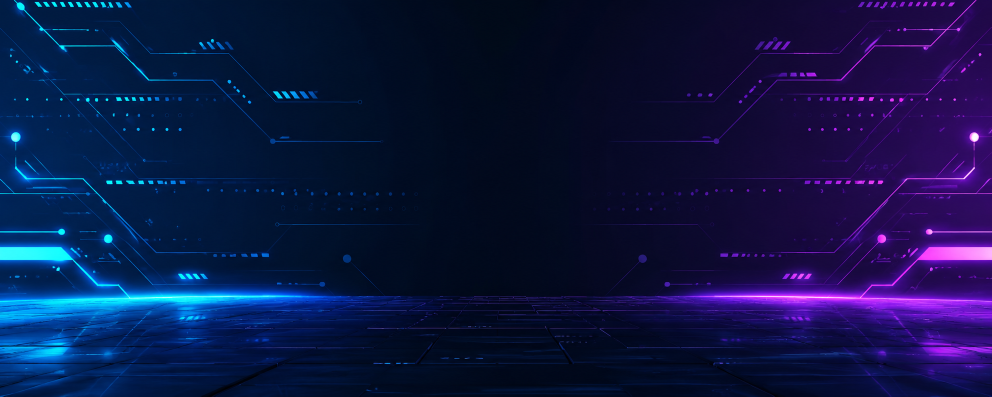
#> input picture file_00000000d6f071faa422fa20b5308adc.png, 1983 x 793 px (shown at 1/2 size)
$ python -i welcome.py   (imports and definitions only)
#> lines starting #> are read from the running program, lines starting #| are printed output that depends on the picture; after the words box and inside, x2 and y2 are one past the last pixel; in counts of white or black regions, pixels touching at a corner belong together
from __future__ import annotations

import asyncio
import io
import json
import math
import random
import re
import threading
import time
import unicodedata
from functools import lru_cache

import discord
from discord.ext import commands
from PIL import Image, ImageChops, ImageDraw, ImageFilter, ImageFont

try:
    import numpy as np
except ImportError:  # pragma: no cover
    np = None


# ============================================================
# CONFIG KARTU
# ============================================================

FONT_SANS = "fonts/Inter.ttf"                      # Inter (variable font, OFL)
FONT_SERIF = "fonts/InstrumentSerif-Italic.ttf"    # Instrument Serif Italic (OFL)
LOGO_PATHS = ("assets/nanz_logo.png", "nanz_logo.png", "fonts/nanz_logo.png")
_FALLBACKS = ("DejaVuSans-Bold.ttf", "/usr/share/fonts/truetype/dejavu/DejaVuSans-Bold.ttf", "arial.ttf")
FONT_BOLD = _FALLBACKS[0]   # dipakai _gsans bila Inter tidak ditemukan

W, H = 800, 340
_SS = 2                      # supersampling (render 2x lalu diperkecil)
_RENDER_LOCK = threading.Lock()
_STATIC_CACHE: dict = {}     # layer statis (tidak bergantung pada user)
_FRAME_CACHE: dict = {}
_NOISE_CACHE: dict = {}

# Palet biru/ungu diambil dari logo nanZ.
_GP = {
    "prime": dict(
        base=(250, 251, 255),
        corner=[(0.0, 1.12, 150, (40, 135, 245)), (1.03, -0.08, 170, (165, 80, 235)),
                (0.50, 1.25, 140, (70, 205, 255))],
        ink=(8, 12, 52), ink2=(112, 56, 214), mute=(86, 88, 134),
        acc=(158, 72, 226), acc2=(36, 140, 242), glow=(130, 110, 250),
        sph=((34, 104, 226), (150, 214, 255)), bsph=((88, 40, 200), (214, 128, 250)),
        vig=(60, 56, 170), tile=((34, 24, 112), (2, 4, 36)), rule=(36, 140, 242),
        book=((36, 140, 242), (158, 72, 226)), cap=((88, 44, 206), (36, 140, 242)),
        pen=((70, 34, 190), (40, 142, 246)), nib=(228, 234, 250),
        stops=[(255, 255, 255), (70, 196, 255), (238, 242, 255), (196, 112, 245),
               (255, 255, 255), (60, 150, 245)],
        dk0=(8, 6, 34), dk1=(36, 20, 100), dglow=(124, 104, 255), dsh=(30, 20, 110),
        dtxt=(232, 228, 255), dgrid=(190, 180, 255), dgk=1.0,
    ),
}
P = _GP["prime"]


# ============================================================
# CARD RENDERER — helper generik (gaya sama dengan kartu booster)
# ============================================================

def _sc(v):
    return int(round(v * _SS))


def _gl(w, h):
    return Image.new("RGBA", (w, h), (0, 0, 0, 0))


def _lerp3(a, b, t):
    return tuple(int(a[i] + (b[i] - a[i]) * t) for i in range(len(a)))


# [96 lines left out: functions _gsans, _gserif, _glogo_raw, _glogo, _gglyph, _gclean and 2 more, not called in this run]


def _grrmask(w, h, box, r):
    m = Image.new("L", (w, h), 0)
    ImageDraw.Draw(m).rounded_rectangle([_sc(v) for v in box], radius=_sc(r), fill=255)
    return m


def _ghgrad(w, h, c0, c1):
    g = Image.linear_gradient("L").resize((h, w)).rotate(90, expand=True).transpose(Image.FLIP_LEFT_RIGHT)
    return Image.composite(Image.new("RGBA", (w, h), (*c1, 255)), Image.new("RGBA", (w, h), (*c0, 255)), g)


# [110 lines left out: functions _gavatar, _gbackground, _gvignette, _ghexagon, _glight_sweep, _gsphere and 2 more, not called in this run]


def _grot(cx, cy, rot):
    c, s = math.cos(math.radians(-rot)), math.sin(math.radians(-rot))
    return lambda p: (cx + p[0] * c - p[1] * s, cy + p[0] * s + p[1] * c)


# [292 lines left out: functions _gicon_book, _gicon_cap, _gconic_ring, _gfoil_pill, _gribbon, _gglass_ruler and 5 more, not called in this run]


# ============================================================
# CARD RENDERER — layout greeting (gaya ID card murid)
# ============================================================

TX0 = 52
CARD = (507, 18, 727, 322)           # kartu ID utama
CARD_R = 30
AV_CX, AV_CY, AV = 618, 138, 152     # avatar di kartu ID

FAMILY_TEXT = "Di sini semua member dianggap keluarga, yuk ngobrol & ikut event bareng!"
STEPS = [
    ("Verifikasi", "Selesai, kamu resmi jadi Murid nanZ."),
    ("Baca Rules", "Pahami aturan server di channel rules."),
    ("Pilih Role", "Ambil role sesuai minatmu di channel roles."),
]


# [45 lines left out: functions _tracked, _soft_glow, _background, _frame_layer, not called in this run]


def _lanyard_and_card(img):
    w, h = img.size
    x0, y0, x1, y1 = CARD
    m = _grrmask(w, h, CARD, CARD_R)

    # strap di belakang kartu
    sx0, sx1 = 602, 626
    st = _gl(w, h)
    sd = ImageDraw.Draw(st)
    for yy in range(_sc(-4), _sc(34)):
        t = (yy - _sc(-4)) / _sc(38)
        sd.line([(_sc(sx0), yy), (_sc(sx1), yy)], fill=(*_lerp3((70, 160, 252), (112, 120, 246), t), 255))
    sd.rectangle([_sc(sx0), _sc(-4), _sc(sx0 + 6), _sc(34)], fill=(255, 255, 255, 70))
    sd.rectangle([_sc(sx1 - 5), _sc(-4), _sc(sx1), _sc(34)], fill=(20, 20, 120, 60))

    # bayangan kartu
    sh = _gl(w, h)
    sh.paste((70, 40, 170, 150), (0, _sc(14)), m)
    img.alpha_composite(sh.filter(ImageFilter.GaussianBlur(_sc(16))))
    img.alpha_composite(st)

    # bingkai kaca tipis
    mo = _grrmask(w, h, (x0 - 2.4, y0 - 2.4, x1 + 2.4, y1 + 2.4), CARD_R + 2.4)
    bd = _ghgrad(w, h, (96, 190, 255), (170, 120, 248))
    bd.putalpha(mo.point(lambda v: v * 235 // 255))
    img.alpha_composite(bd)

    # badan kartu: gradien biru-ungu ke indigo gelap
    yy = np.linspace(0, 1, h, dtype=np.float32)[:, None]
    top, mid, bot = np.array((50, 56, 186)), np.array((76, 44, 174)), np.array((20, 10, 68))
    col = np.where(yy < 0.5, top + (mid - top) * (yy / 0.5), mid + (bot - mid) * ((yy - 0.5) / 0.5))
    arr = np.dstack([np.broadcast_to(col[:, i][:, None], (h, w)) for i in range(3)] + [np.full((h, w), 255)])
    body = Image.fromarray(arr.astype(np.uint8), "RGBA")
    _soft_glow(body, 617, 130, 120, (150, 110, 255), 170)
    _soft_glow(body, 700, 50, 80, (70, 150, 255), 110)
    _soft_glow(body, 600, 330, 140, (120, 70, 230), 120)
    dots = _gl(w, h)
    dd = ImageDraw.Draw(dots)
    for py in range(int(y0) + 6, int(y1), 14):
        for px in range(int(x0) + 6, int(x1), 14):
            dd.ellipse([_sc(px - 0.8), _sc(py - 0.8), _sc(px + 0.8), _sc(py + 0.8)], fill=(*P["dgrid"], 44))
    body.alpha_composite(dots)
    img.paste(body, (0, 0), m)

    # kilau atas + rim
    sheen = Image.new("L", (w, h), 0)
    ImageDraw.Draw(sheen).ellipse([_sc(x0 - 40), _sc(y0 - 120), _sc(x1 + 10), _sc(y0 + 60)], fill=46)
    img.paste(Image.new("RGBA", (w, h), (255, 255, 255, 255)), (0, 0),
              ImageChops.multiply(sheen.filter(ImageFilter.GaussianBlur(_sc(12))), m))
    edge = ImageChops.subtract(m, m.filter(ImageFilter.MinFilter(_SS * 2 + 1)))
    img.paste(Image.new("RGBA", (w, h), (255, 255, 255, 120)), (0, 0), edge)

    # klip lanyard
    cl = _gl(w, h)
    cd = ImageDraw.Draw(cl)
    cd.rounded_rectangle([_sc(599), _sc(27), _sc(629), _sc(41)], radius=_sc(6), fill=(0, 0, 40, 90))
    img.alpha_composite(cl.filter(ImageFilter.GaussianBlur(_sc(3))))
    cm = Image.new("L", (w, h), 0)
    ImageDraw.Draw(cm).rounded_rectangle([_sc(599), _sc(25), _sc(629), _sc(39)], radius=_sc(6), fill=255)
    gcl = Image.composite(Image.new("RGBA", (w, h), (186, 192, 226, 255)),
                          Image.new("RGBA", (w, h), (242, 244, 252, 255)),
                          Image.linear_gradient("L").resize((w, h)))
    img.paste(gcl, (0, 0), cm)
    ImageDraw.Draw(img).rounded_rectangle([_sc(607), _sc(29.5), _sc(621), _sc(34.5)], radius=_sc(2.5),
                                          fill=(52, 44, 140, 255))


P["msph"] = ((16, 138, 200), (140, 240, 228))      # bola mint-biru = status "berhasil"
MINT = (40, 196, 190)


# [23 lines left out: function _gicon_chat, not called in this run]


def _check(d, cx, cy, s, fill=(255, 255, 255, 255), width=2.4):
    d.line([(_sc(cx - s * 0.55), _sc(cy + s * 0.02)), (_sc(cx - s * 0.12), _sc(cy + s * 0.46)),
            (_sc(cx + s * 0.62), _sc(cy - s * 0.42))], fill=fill, width=_sc(width), joint="curve")


# [207 lines left out: functions _confetti, _draw_resmi_pill, _draw_access_strip, _back_card, _static_layer, _render_card and 1 more, not called in this run]


# ══════════════════════════════════════════════
#  RANDOM WELCOME STICKERS
# ══════════════════════════════════════════════
WELCOME_STICKERS = [
    749054660769218631,   # Wave
    819128604311027752,
    749044136589393960,
    816086581509095424,
    816087792291282944,
    781291131828699156,
    754108890559283200,
    783787234091466793,
]


# ══════════════════════════════════════════════
#  WAVE BUTTON
# ══════════════════════════════════════════════
# [46 lines that did not run here, left out]


# ══════════════════════════════════════════════
#  WELCOME COG
# ══════════════════════════════════════════════
# [70 lines that did not run here, left out]


# ══════════════════════════════════════════════
#  SETUP
# ══════════════════════════════════════════════
# [2 lines not run here, left out]

>>> from PIL import Image
>>> picture = Image.open('../file_00000000d6f071faa422fa20b5308adc.png')
#> picture is the input picture: PIL image 1983x793 RGB; mean R, G, B 12.8, 21.1, 68.6
>>> result = _lanyard_and_card(picture)
#> in _grrmask, `m = Image.new("L", (w, h), 0)`: m: PIL image 1983x793 L; every value is 0
#> in _grrmask, `ImageDraw.Draw(m).rounded_rectangle([_sc(v) for v in box], radius=_sc(..`:
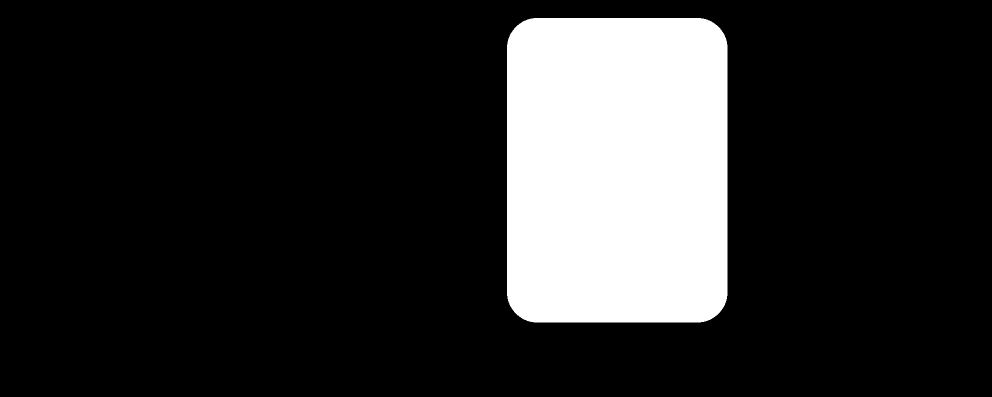
#> m: PIL image 1983x793 L (shown at 1/2 size); 16.9% white; 1 white region, box (x1, y1, x2, y2) and area: (1014, 36, 1455, 645) 265425
#> in _lanyard_and_card, `st = _gl(w, h)`: st: PIL image 1983x793 RGBA; every value is 0
#> in _lanyard_and_card, `sh.paste((70, 40, 170, 150), (0, _sc(14)), m)`:
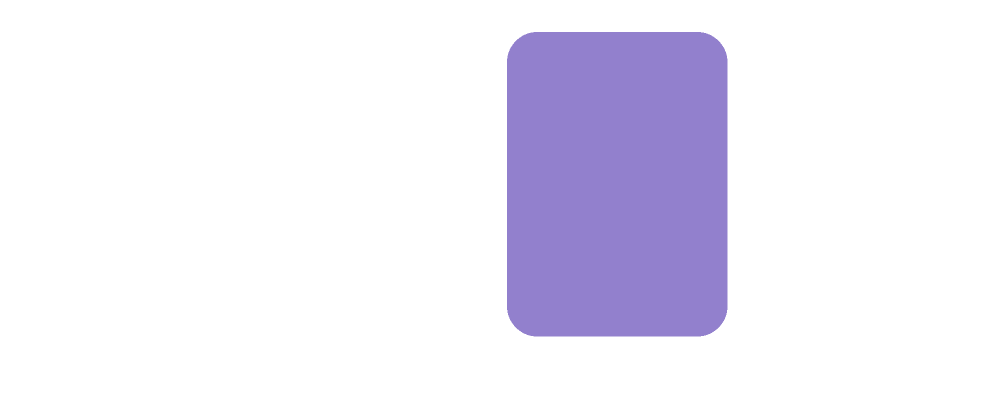
#> sh: PIL image 1983x793 RGBA (shown at 1/2 size); mean R, G, B, A 11.8, 6.8, 28.7, 25.3; transparent parts drawn white
#> (the run stopped early here; a loop or call above may not have finished)
